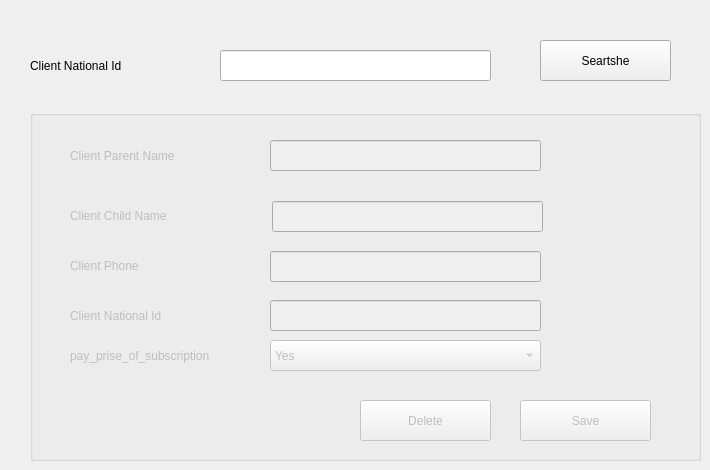
      <widget class="QWidget" name="tab_10">
       <attribute name="title">
        <string>delete or edit client</string>
       </attribute>
       <widget class="QGroupBox" name="groupBox_3">
        <property name="enabled">
         <bool>false</bool>
        </property>
        <property name="geometry">
         <rect>
          <x>30</x>
          <y>110</y>
          <width>671</width>
          <height>351</height>
         </rect>
        </property>
        <property name="title">
         <string/>
        </property>
        <widget class="QLineEdit" name="lineEdit_6">
         <property name="geometry">
          <rect>
           <x>240</x>
           <y>190</y>
           <width>271</width>
           <height>31</height>
          </rect>
         </property>
        </widget>
        <widget class="QLineEdit" name="lineEdit_7">
         <property name="geometry">
          <rect>
           <x>240</x>
           <y>141</y>
           <width>271</width>
           <height>31</height>
          </rect>
         </property>
        </widget>
        <widget class="QLineEdit" name="lineEdit_8">
         <property name="geometry">
          <rect>
           <x>240</x>
           <y>30</y>
           <width>271</width>
           <height>31</height>
          </rect>
         </property>
        </widget>
        <widget class="QLineEdit" name="lineEdit_9">
         <property name="geometry">
          <rect>
           <x>242</x>
           <y>91</y>
           <width>271</width>
           <height>31</height>
          </rect>
         </property>
        </widget>
        <widget class="QPushButton" name="pushButton_10">
         <property name="geometry">
          <rect>
           <x>490</x>
           <y>290</y>
           <width>131</width>
           <height>41</height>
          </rect>
         </property>
         <property name="text">
          <string>Save</string>
         </property>
        </widget>
        <widget class="QComboBox" name="comboBox_5">
         <property name="geometry">
          <rect>
           <x>240</x>
           <y>230</y>
           <width>271</width>
           <height>31</height>
          </rect>
         </property>
         <item>
          <property name="text">
           <string>Yes</string>
          </property>
         </item>
         <item>
          <property name="text">
           <string>no</string>
          </property>
         </item>
        </widget>
        <widget class="QLabel" name="label_4">
         <property name="geometry">
          <rect>
           <x>40</x>
           <y>140</y>
           <width>111</width>
           <height>31</height>
          </rect>
         </property>
         <property name="text">
          <string>Client Phone</string>
         </property>
        </widget>
        <widget class="QLabel" name="label_7">
         <property name="geometry">
          <rect>
           <x>40</x>
           <y>190</y>
           <width>121</width>
           <height>31</height>
          </rect>
         </property>
         <property name="text">
          <string>Client National Id</string>
         </property>
        </widget>
        <widget class="QLabel" name="label_8">
         <property name="geometry">
          <rect>
           <x>40</x>
           <y>230</y>
           <width>161</width>
           <height>31</height>
          </rect>
         </property>
         <property name="text">
          <string>pay_prise_of_subscription</string>
         </property>
        </widget>
        <widget class="QLabel" name="label_9">
         <property name="geometry">
          <rect>
           <x>40</x>
           <y>90</y>
           <width>111</width>
           <height>31</height>
          </rect>
         </property>
         <property name="text">
          <string>Client Child Name</string>
         </property>
        </widget>
        <widget class="QLabel" name="label_10">
         <property name="geometry">
          <rect>
           <x>40</x>
           <y>30</y>
           <width>121</width>
           <height>31</height>
          </rect>
         </property>
         <property name="text">
          <string>Client Parent Name</string>
         </property>
        </widget>
        <widget class="QPushButton" name="pushButton_11">
         <property name="geometry">
          <rect>
           <x>330</x>
           <y>290</y>
           <width>131</width>
           <height>41</height>
          </rect>
         </property>
         <property name="text">
          <string>Delete</string>
         </property>
        </widget>
       </widget>
       <widget class="QLabel" name="label_11">
        <property name="geometry">
         <rect>
          <x>30</x>
          <y>50</y>
          <width>111</width>
          <height>31</height>
         </rect>
        </property>
        <property name="text">
         <string>Client National Id</string>
        </property>
       </widget>
       <widget class="QLineEdit" name="lineEdit_10">
        <property name="geometry">
         <rect>
          <x>220</x>
          <y>50</y>
          <width>271</width>
          <height>31</height>
         </rect>
        </property>
       </widget>
       <widget class="QPushButton" name="pushButton_12">
        <property name="geometry">
         <rect>
          <x>540</x>
          <y>40</y>
          <width>131</width>
          <height>41</height>
         </rect>
        </property>
        <property name="text">
         <string>Seartshe</string>
        </property>
       </widget>
      </widget>
